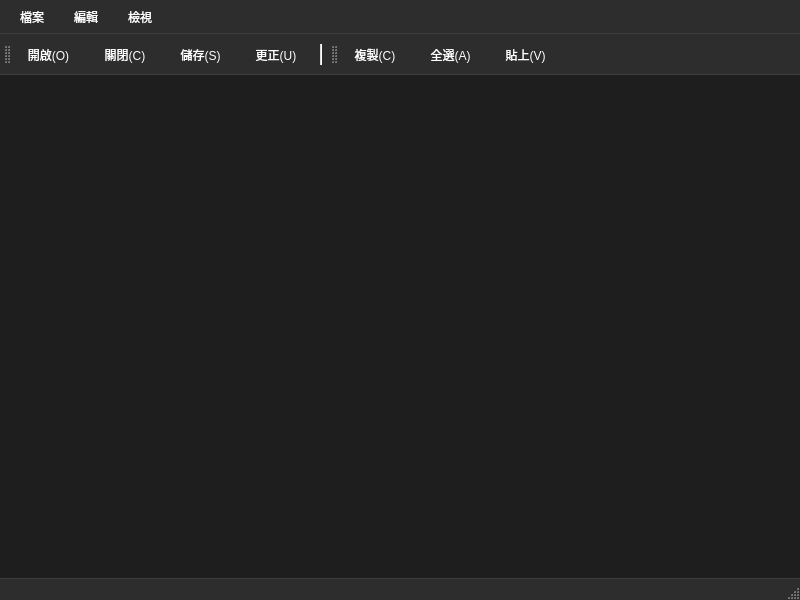
<?xml version="1.0" encoding="UTF-8"?>
<ui version="4.0">
 <class>MainWindow</class>
 <widget class="QMainWindow" name="MainWindow">
  <property name="geometry">
   <rect>
    <x>0</x>
    <y>0</y>
    <width>800</width>
    <height>600</height>
   </rect>
  </property>
  <property name="windowTitle">
   <string>文件編輯器</string>
  </property>
  <property name="styleSheet">
   <string notr="true">QMainWindow {
    background-color: #1e1e1e;
}
QMenuBar {
    background-color: #2d2d2d;
    color: #ffffff;
    border-bottom: 1px solid #3d3d3d;
    padding: 2px;
}
QMenuBar::item {
    padding: 6px 12px;
    border-radius: 4px;
    color: #ffffff;
}
QMenuBar::item:selected {
    background-color: #3d3d3d;
}
QMenu {
    background-color: #2d2d2d;
    color: #ffffff;
    border: 1px solid #3d3d3d;
    border-radius: 4px;
    padding: 4px;
}
QMenu::item {
    padding: 8px 24px;
    border-radius: 4px;
    color: #ffffff;
}
QMenu::item:selected {
    background-color: #3d3d3d;
}
QToolBar {
    background-color: #2d2d2d;
    border: none;
    border-bottom: 1px solid #3d3d3d;
    padding: 4px;
    spacing: 6px;
}
QToolButton {
    padding: 6px 10px;
    border-radius: 4px;
    border: none;
    color: #ffffff;
}
QToolButton:hover {
    background-color: #3d3d3d;
}
QToolButton:pressed {
    background-color: #4d4d4d;
}
QStatusBar {
    background-color: #2d2d2d;
    color: #ffffff;
    border-top: 1px solid #3d3d3d;
}</string>
  </property>
  <widget class="QWidget" name="centralwidget"/>
  <widget class="QMenuBar" name="menubar">
   <property name="geometry">
    <rect>
     <x>0</x>
     <y>0</y>
     <width>800</width>
     <height>24</height>
    </rect>
   </property>
   <widget class="QMenu" name="menu_F">
    <property name="title">
     <string>檔案</string>
    </property>
    <addaction name="actionNew"/>
    <addaction name="actionOpen"/>
    <addaction name="actionClose"/>
    <addaction name="separator"/>
    <addaction name="actionSave"/>
    <addaction name="actionASave"/>
    <addaction name="separator"/>
    <addaction name="actionQuit"/>
   </widget>
   <widget class="QMenu" name="menu_E">
    <property name="title">
     <string>編輯</string>
    </property>
    <addaction name="actionReduction"/>
    <addaction name="actionRemake"/>
    <addaction name="actionClip"/>
    <addaction name="actionCopy"/>
    <addaction name="actionAll"/>
    <addaction name="actionPaste"/>
   </widget>
   <widget class="QMenu" name="menu_V">
    <property name="title">
     <string>檢視</string>
    </property>
    <addaction name="actionDarkMode"/>
   </widget>
   <addaction name="menu_F"/>
   <addaction name="menu_E"/>
   <addaction name="menu_V"/>
  </widget>
  <widget class="QStatusBar" name="statusbar"/>
  <widget class="QToolBar" name="fileToolBar">
   <property name="windowTitle">
    <string>toolBar</string>
   </property>
   <attribute name="toolBarArea">
    <enum>TopToolBarArea</enum>
   </attribute>
   <attribute name="toolBarBreak">
    <bool>false</bool>
   </attribute>
   <addaction name="actionOpen"/>
   <addaction name="actionClose"/>
   <addaction name="actionSave"/>
   <addaction name="actionCorrect"/>
   <addaction name="separator"/>
  </widget>
  <widget class="QToolBar" name="toolBar">
   <property name="windowTitle">
    <string>toolBar</string>
   </property>
   <attribute name="toolBarArea">
    <enum>TopToolBarArea</enum>
   </attribute>
   <attribute name="toolBarBreak">
    <bool>false</bool>
   </attribute>
   <addaction name="actionCopy"/>
   <addaction name="actionAll"/>
   <addaction name="actionPaste"/>
  </widget>
  <action name="actionNew">
   <property name="text">
    <string>新增(&amp;N)</string>
   </property>
   <property name="shortcut">
    <string>Ctrl+N</string>
   </property>
  </action>
  <action name="actionOpen">
   <property name="text">
    <string>開啟(&amp;O)</string>
   </property>
   <property name="shortcut">
    <string>Ctrl+O</string>
   </property>
  </action>
  <action name="actionClose">
   <property name="text">
    <string>關閉(&amp;C)</string>
   </property>
   <property name="shortcut">
    <string>Ctrl+Shift+S</string>
   </property>
  </action>
  <action name="actionSave">
   <property name="text">
    <string>儲存(&amp;S)</string>
   </property>
   <property name="shortcut">
    <string>Ctrl+S</string>
   </property>
  </action>
  <action name="actionASave">
   <property name="text">
    <string>另存新檔(&amp;A)</string>
   </property>
   <property name="shortcut">
    <string>Ctrl+Shift+S</string>
   </property>
  </action>
  <action name="actionQuit">
   <property name="text">
    <string>退出(&amp;X)</string>
   </property>
   <property name="shortcut">
    <string>Ctrl+Shift+Q</string>
   </property>
  </action>
  <action name="actionReduction">
   <property name="text">
    <string>還原(&amp;Z)</string>
   </property>
   <property name="shortcut">
    <string>Ctrl+Z</string>
   </property>
  </action>
  <action name="actionRemake">
   <property name="text">
    <string>重作(&amp;Y)</string>
   </property>
   <property name="shortcut">
    <string>Ctrl+Y</string>
   </property>
  </action>
  <action name="actionClip">
   <property name="text">
    <string>剪下(&amp;X)</string>
   </property>
   <property name="shortcut">
    <string>Ctrl+X</string>
   </property>
  </action>
  <action name="actionCopy">
   <property name="text">
    <string>複製(&amp;C)</string>
   </property>
   <property name="shortcut">
    <string>Ctrl+C</string>
   </property>
  </action>
  <action name="actionAll">
   <property name="text">
    <string>全選(&amp;A)</string>
   </property>
   <property name="shortcut">
    <string>Ctrl+A</string>
   </property>
  </action>
  <action name="actionPaste">
   <property name="text">
    <string>貼上(&amp;V)</string>
   </property>
   <property name="shortcut">
    <string>Ctrl+V</string>
   </property>
  </action>
  <action name="actionCorrect">
   <property name="text">
    <string>更正(&amp;U)</string>
   </property>
   <property name="toolTip">
    <string>更正上一步操作</string>
   </property>
   <property name="shortcut">
    <string>Ctrl+U</string>
   </property>
  </action>
  <action name="actionDarkMode">
   <property name="text">
    <string>深色模式(&amp;D)</string>
   </property>
   <property name="checkable">
    <bool>true</bool>
   </property>
   <property name="toolTip">
    <string>切換深色/淺色介面</string>
   </property>
   <property name="shortcut">
    <string>Ctrl+D</string>
   </property>
  </action>
 </widget>
 <resources/>
 <connections/>
</ui>
